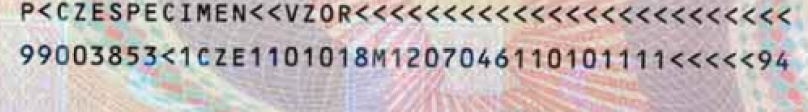
#> input picture 1672.jpg, 808 x 112 px, given in place of ALAN _THOMAS_BILLETT_552.jpeg, which was not available
$ python mrzcv2.py   (older library calls are emulated)
#> lines starting #> are read from the running program, lines starting #| are printed output that depends on the picture; after the words box and inside, x2 and y2 are one past the last pixel; in counts of white or black regions, pixels touching at a corner belong together; pictures that were not available may be replaced by others from this repository, and a replacement may not be noted
from imutils import paths
import numpy as np
import argparse
import imutils
import cv2

# construct the argument parse and parse the arguments
# ap = argparse.ArgumentParser()
# ap.add_argument("-i", "--images", required=True, help="path to images directory")
# args = vars(ap.parse_args())

# initialize a rectangular and square structuring kernel
rectKernel = cv2.getStructuringElement(cv2.MORPH_RECT, (13, 5))
sqKernel = cv2.getStructuringElement(cv2.MORPH_RECT, (21, 21))
imagePath='/home/raghu/copy/passport/ALAN _THOMAS_BILLETT_552.jpeg'
# loop over the input image paths
# for imagePath in paths.list_images(args["images"]):
# load the image, resize it, and convert it to grayscale
image = cv2.imread(imagePath)
#> image is the input picture: shape (112, 808, 3); mean B, G, R 181.9, 182, 193
image = imutils.resize(image, height=600)
#> image: shape (600, 4328, 3)
gray = cv2.cvtColor(image, cv2.COLOR_BGR2GRAY)
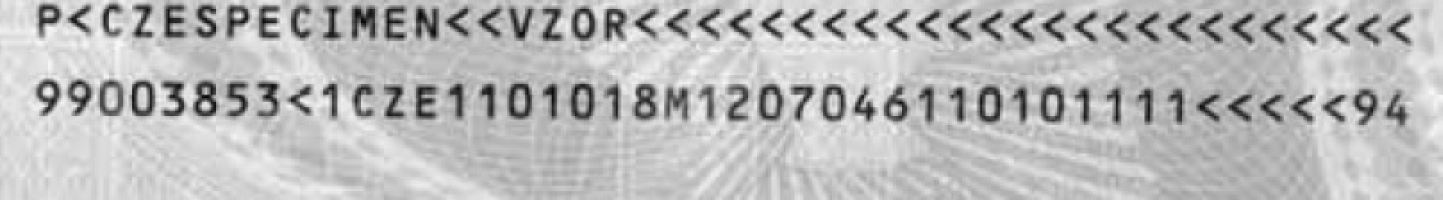
#> gray: shape (600, 4328) (shown at 1/3 size); min 1, max 250, mean 185.3

# smooth the image using a 3x3 Gaussian, then apply the blackhat
# morphological operator to find dark regions on a light background
gray = cv2.GaussianBlur(gray, (3, 3), 0)
blackhat = cv2.morphologyEx(gray, cv2.MORPH_BLACKHAT, rectKernel)
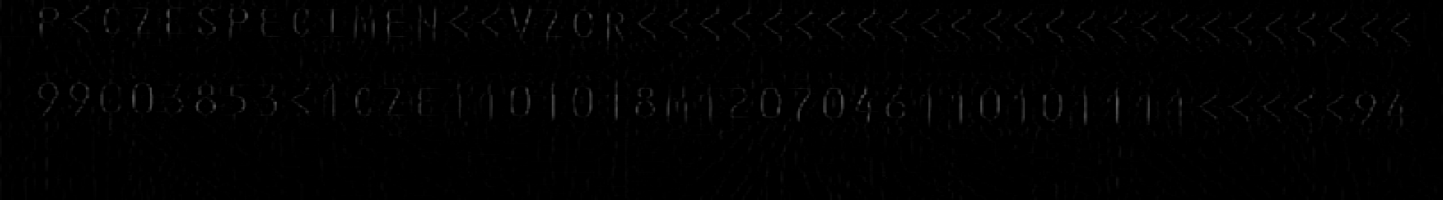
#> blackhat: shape (600, 4328) (shown at 1/3 size); min 0, max 98, mean 1.7

# compute the Scharr gradient of the blackhat image and scale the
# result into the range [0, 255]
gradX = cv2.Sobel(blackhat, ddepth=cv2.CV_32F, dx=1, dy=0, ksize=-1)
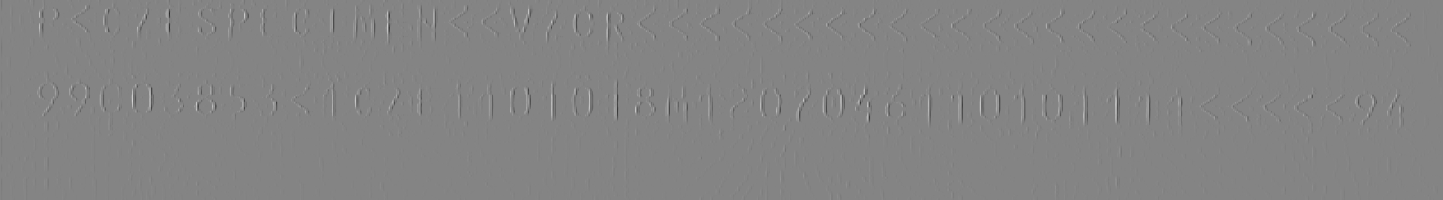
#> gradX: shape (600, 4328) float32 (shown at 1/3 size); min -1341, max 1242, mean 0; drawn with min black and max white
gradX = np.absolute(gradX)
(minVal, maxVal) = (np.min(gradX), np.max(gradX))
#> minVal = 0; maxVal = 1341
gradX = (255 * ((gradX - minVal) / (maxVal - minVal))).astype("uint8")

# apply a closing operation using the rectangular kernel to close
# gaps in between letters -- then apply Otsu's thresholding method
gradX = cv2.morphologyEx(gradX, cv2.MORPH_CLOSE, rectKernel)
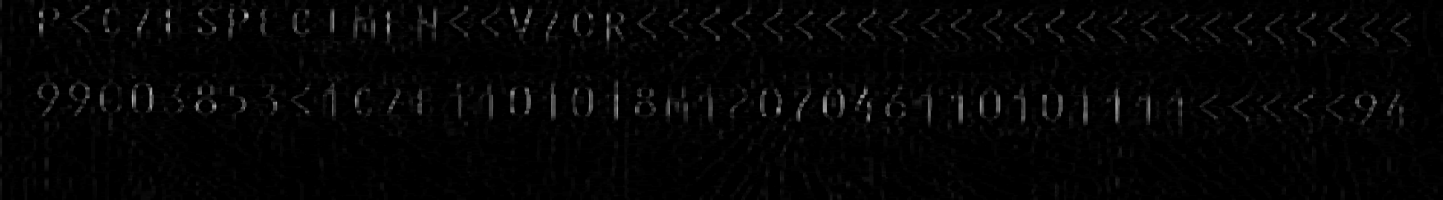
#> gradX: shape (600, 4328) (shown at 1/3 size); min 0, max 255, mean 4.6
thresh = cv2.threshold(gradX, 0, 255, cv2.THRESH_BINARY | cv2.THRESH_OTSU)[1]
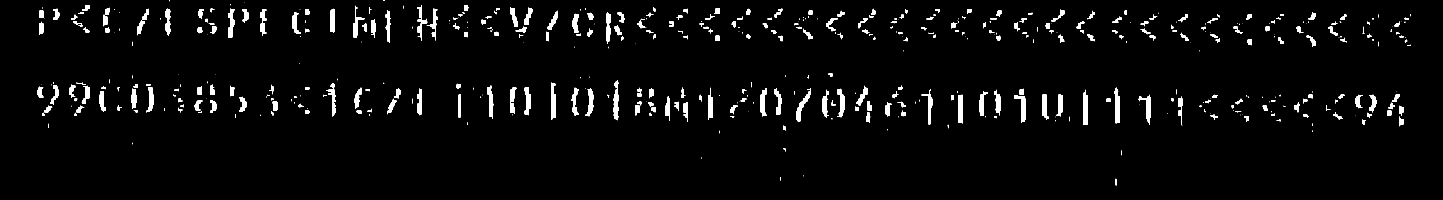
#> thresh: shape (600, 4328) (shown at 1/3 size); 3.1% white; 497 white regions (184 under 20 px), largest, box (x1, y1, x2, y2) and area: (1841, 241, 1855, 361) 1259, (3342, 262, 3360, 371) 1253, (1654, 247, 1667, 360) 1221
    # perform another closing operation, this time using the square
# kernel to close gaps between lines of the MRZ, then perform a
# series of erosions to break apart connected components
thresh = cv2.morphologyEx(thresh, cv2.MORPH_CLOSE, sqKernel)
#> thresh: shape (600, 4328); 4% white; 257 white regions (78 under 20 px), largest, box (x1, y1, x2, y2) and area: (1060, 17, 1126, 113) 3025, (1236, 16, 1312, 123) 2707, (1997, 262, 2063, 365) 2473
thresh = cv2.erode(thresh, None, iterations=4)
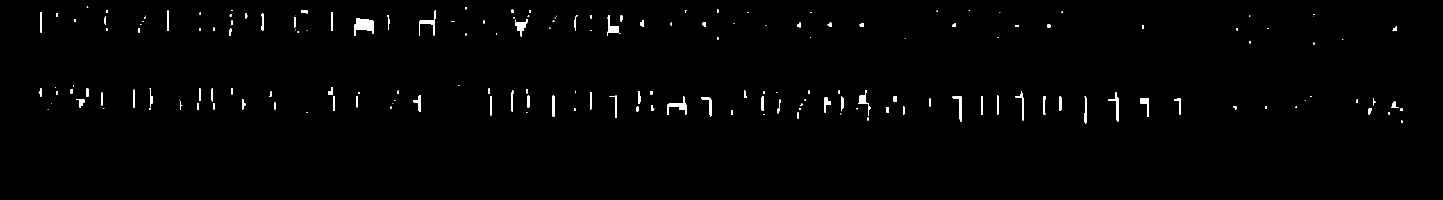
#> thresh: shape (600, 4328) (shown at 1/3 size); 0.85% white; 186 white regions (62 under 20 px), largest, box (x1, y1, x2, y2) and area: (1064, 56, 1122, 108) 1804, (2001, 290, 2059, 344) 1004, (1257, 32, 1308, 106) 939
# during thresholding, it's possible that border pixels were
# included in the thresholding, so let's set 5% of the left and
# right borders to zero
p = int(image.shape[1] * 0.05)
#> p = 216
thresh[:, 0:p] = 0
thresh[:, image.shape[1] - p:] = 0
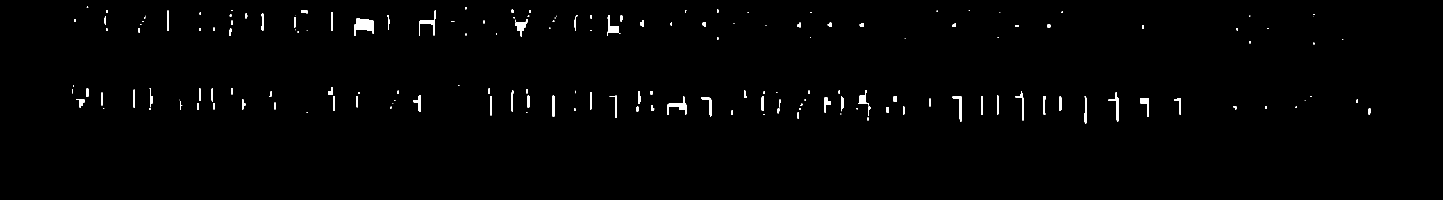
#> thresh: shape (600, 4328) (shown at 1/3 size); 0.81% white; 173 white regions (60 under 20 px)

# find contours in the thresholded image and sort them by their
# size
cnts = cv2.findContours(thresh.copy(), cv2.RETR_EXTERNAL,
    cv2.CHAIN_APPROX_SIMPLE)[-2]
#> cnts = 173 contours, 68 with area under 20; largest, box (x1, y1, x2, y2) and area: (1064, 56, 1122, 108) 1687, (2001, 290, 2059, 344) 876, (1257, 32, 1308, 106) 785, (1823, 46, 1856, 108) 702, (1546, 58, 1583, 109) 666
# print(cnts)
# cnts = imutils.grab_contours(cnts)
cnts = sorted(cnts, key=cv2.contourArea, reverse=True)

# loop over the contours
for c in cnts:
    # compute the bounding box of the contour and use the contour to
    # compute the aspect ratio and coverage ratio of the bounding box
    # width to the width of the image
    (x, y, w, h) = cv2.boundingRect(c)
    ar = w / float(h)
    crWidth = w / float(gray.shape[1])

    # check to see if the aspect ratio and coverage width are within
    # acceptable criteria
    if ar > 5 and crWidth > 0.75:
        # pad the bounding box since we applied erosions and now need
        # to re-grow it
        pX = int((x + w) * 0.03)
        pY = int((y + h) * 0.03)
        (x, y) = (x - pX, y - pY)
        (w, h) = (w + (pX * 4), h + (pY * 5))

        # extract the ROI from the image and draw a bounding box
        # surrounding the MRZ
        roi = image[y:y + h, x:x + w].copy()
#> this loop made 173 passes
#> (x, y, w, h, ar, crWidth) on passes 1 to 3: (1064, 56, 58, 52, 1.12, 0.0134), (2001, 290, 58, 54, 1.07, 0.0134), (1257, 32, 51, 74, 0.689, 0.0118)
        # cv2.rectangle(image, (x, y), (x + w, y + h), (0, 255, 0), 4)
        # break

        # show the output images
cv2.imshow("Image", image)
#> (the run stopped early here; a loop or call above may not have finished)
